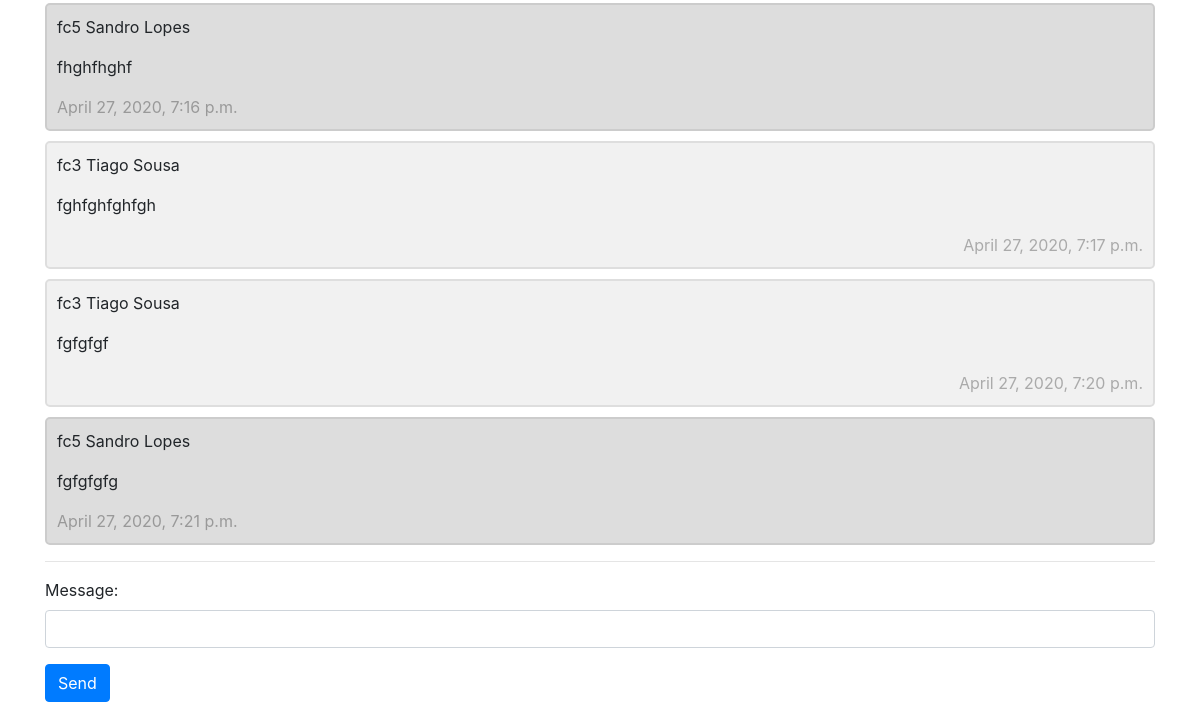
The app's page /chat/3/ (signed in, lower part), older data.
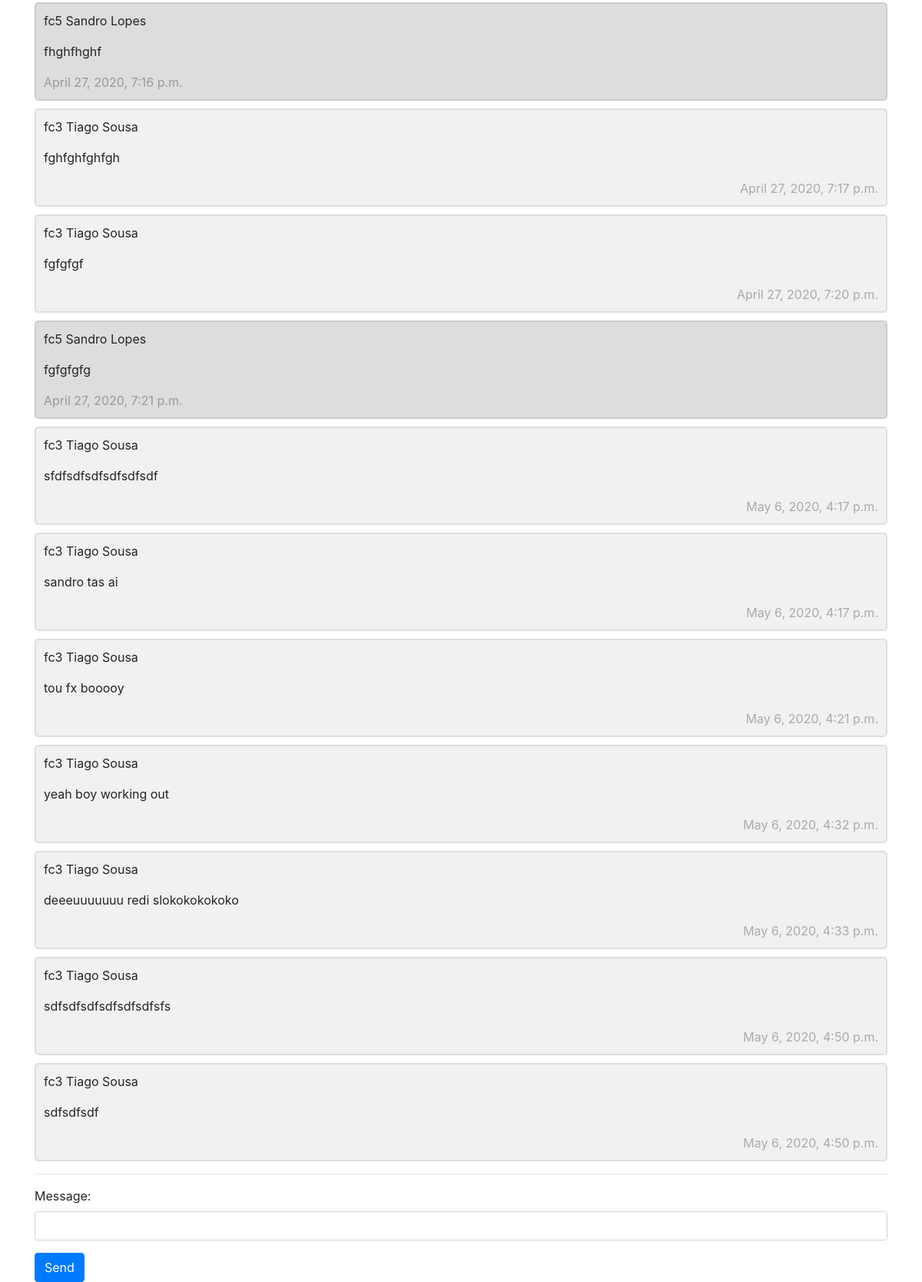
The same page, newer data.
### users_chat/models.py (models this page shows)
class ChatMessage(models.Model):
    thread      = models.ForeignKey(Thread, null=True, blank=True, on_delete=models.SET_NULL)
    user        = models.ForeignKey(settings.AUTH_USER_MODEL, verbose_name='sender', on_delete=models.CASCADE)
    message     = models.TextField()
    timestamp   = models.DateTimeField(auto_now_add=True)

### login/models.py (models this page shows, shortened)
class User(AbstractBaseUser):
    email = models.EmailField(
        verbose_name='email address',
        max_length=255,
        unique=True,
    )
    date_of_birth = models.DateField(blank=True, null=True)
    is_active = models.BooleanField(default=True)
    is_admin = models.BooleanField(default=False)
    is_student = models.BooleanField(default=False)
    is_teacher = models.BooleanField(default=False)
    subjects = models.ManyToManyField(Subject, null=True, blank=True)
    firstname = models.CharField(blank=True, null=True, max_length=20)
    surname = models.CharField(blank=True, null=True, max_length=20)
    objects = UserManager()
    USERNAME_FIELD = 'email'
    def __str__(self):
        if self.firstname and self.surname:
            return "fc"+str(self.id)+" "+self.firstname + " " + self.surname
        else:
            return str(self.email)

### users_chat/views.py (the view, shortened to what this page needs)
# urls.py: re_path(r"^(?P<otherId>[\d+]+)/$", ThreadView.as_view())
class ThreadView(LoginRequiredMixin, FormMixin, DetailView):
    template_name = 'users_chat/myChat.html'
    form_class = ChatForm
    success_url = './'
    def get_object(self):
        other_username  = User.objects.get(id=self.kwargs.get("otherId"))
        obj, created    = Thread.objects.get_or_new(self.request.user, other_username)
        if obj == None:
            raise Http404
        return obj
    def get_context_data(self, **kwargs):
        context = super().get_context_data(**kwargs)
        context['chatForm'] = self.get_form()
        return context

### users_chat/forms.py
class ChatForm(forms.Form):
    message = forms.CharField(
        widget=forms.TextInput(
            attrs={"class": "form-control"}
        )
    )

### users_chat/models.py (called while the page is built, shortened)
    def get_or_new(self, user, other_username): # get_or_create
        username = user
        if username == other_username:
            return None
        qlookup1 = Q(first__email=username.email) & Q(second__email=other_username.email)
        qlookup2 = Q(first__email=other_username.email) & Q(second__email=username.email)
        qs = self.get_queryset().filter(qlookup1 | qlookup2).distinct()
        if qs.count() == 1:
            return qs.first(), False
        elif qs.count() > 1:
            return qs.order_by('timestamp').first(), False

### templates/users_chat/myChat.html (shortened to what this page needs)
{% extends "base.html" %}
{% block content %}
<div id="chatContainer">
  <div id='chat-items'>
    {% for chat in object.chatmessage_set.all %}
      {% if user == chat.user  %}
        <div class="my msg">
          <p class="right">{{ chat.user }}</p>
          <p>{{ chat.message }}</p>
          <span class="time-left">{{ chat.timestamp }}</span>
        </div>
      {% else %}
        <div class="other msg">
          <p>{{ chat.user }}</p>
          <p>{{ chat.message }}</p>
          <span class="time-right">{{ chat.timestamp }}</span>
        </div>
      {% endif %}
    {% endfor %}
  </div>
  <hr>
  <form id='chatForm' method='POST'> {% csrf_token %}
      {{ chatForm.as_p }}
      <input type='submit' class='btn btn-primary' value='Send'/>
  </form>
</div>
{% endblock %}

### templates/base.html (shortened to what this page needs)
<!DOCTYPE html>
<html lang="en">
<head>
    {% include 'css.html' %}
</head>
<body>
<div class='container'>
{% block content %}
{% endblock %}
</div>
</body>
</html>

### templates/css.html
{% load static %}
<link rel="stylesheet" href="https://stackpath.bootstrapcdn.com/bootstrap/4.1.1/css/bootstrap.min.css">
<link rel="stylesheet" href="{% static "users_chat/chat.css" %}">

### users_chat/static/users_chat/chat.css (style rules this page uses)
#chat-items { list-style-type: none; }
.msg { border: 2px solid #dedede; background-color: #f1f1f1; border-radius: 5px; padding: 10px; margin: 10px 0; }
.my { border-color: #ccc; background-color: #ddd; }
.msg::after { content: ""; clear: both; display: table; }
.time-right { float: right; color: #aaa; }
.time-left { float: left; color: #999; }

Row changes from the older to the newer data that the page shows:
added ChatMessage: user "fc3 Tiago Sousa", message "sfdfsdfsdfsdfsdfsdf", timestamp "May 6, 2020, 4:17 p.m."
added ChatMessage: user "fc3 Tiago Sousa", message "sandro tas ai", timestamp "May 6, 2020, 4:17 p.m."
added ChatMessage: user "fc3 Tiago Sousa", message "tou fx booooy", timestamp "May 6, 2020, 4:21 p.m."
added ChatMessage: user "fc3 Tiago Sousa", message "yeah boy working out", timestamp "May 6, 2020, 4:32 p.m."
added ChatMessage: user "fc3 Tiago Sousa", message "deeeuuuuuuu redi slokokokokoko", timestamp "May 6, 2020, 4:33 p.m."
added ChatMessage: user "fc3 Tiago Sousa", message "sdfsdfsdfsdfsdfsdfsfs", timestamp "May 6, 2020, 4:50 p.m."
added ChatMessage: user "fc3 Tiago Sousa", message "sdfsdfsdf", timestamp "May 6, 2020, 4:50 p.m."
